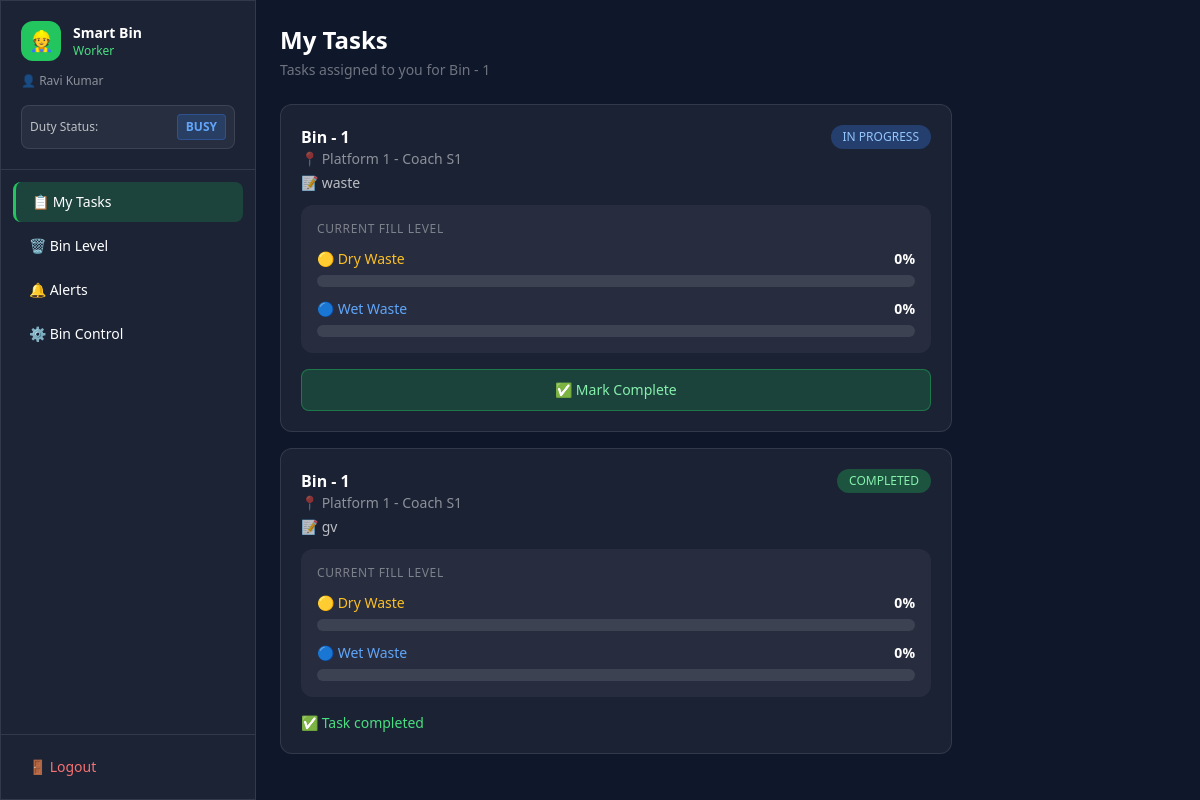
Screenshot of /worker (signed in) with the database file from the repository.
### tables this page shows
CREATE TABLE workers (
            id INTEGER PRIMARY KEY AUTOINCREMENT,
            name TEXT NOT NULL,
            username TEXT UNIQUE NOT NULL,
            password TEXT NOT NULL,
            status TEXT DEFAULT 'available' CHECK(status IN ('available', 'busy', 'offline'))
        , points INTEGER DEFAULT 0);

CREATE TABLE tasks (
            id INTEGER PRIMARY KEY AUTOINCREMENT,
            worker_id INTEGER NOT NULL,
            bin_id INTEGER NOT NULL,
            compartment TEXT NOT NULL,
            description TEXT,
            status TEXT DEFAULT 'pending' CHECK(status IN ('pending', 'in_progress', 'completed')),
            assigned_by TEXT NOT NULL,
            created_at TIMESTAMP DEFAULT CURRENT_TIMESTAMP,
            updated_at TIMESTAMP DEFAULT CURRENT_TIMESTAMP,
            FOREIGN KEY (worker_id) REFERENCES workers(id),
            FOREIGN KEY (bin_id) REFERENCES bins(id)
        );

CREATE TABLE bins (
            id INTEGER PRIMARY KEY AUTOINCREMENT,
            bin_name TEXT NOT NULL,
            location TEXT NOT NULL,
            compartment TEXT NOT NULL,
            dry_level INTEGER DEFAULT 0 CHECK(dry_level BETWEEN 0 AND 100),
            wet_level INTEGER DEFAULT 0 CHECK(wet_level BETWEEN 0 AND 100),
            status TEXT DEFAULT 'normal' CHECK(status IN ('normal', 'full', 'maintenance')),
            last_updated TIMESTAMP DEFAULT CURRENT_TIMESTAMP
        , human_dist INTEGER DEFAULT 0);

### app.py (the view)
@app.route("/worker")
def worker_dashboard():
    if not login_required("worker"):
        return redirect(url_for("login"))
    db    = get_db()
    worker = db.execute("SELECT status FROM workers WHERE id=?", (session["user_id"],)).fetchone()
    tasks = db.execute("""
        SELECT t.*, b.bin_name, b.location, b.dry_level, b.wet_level, b.status as bin_status
        FROM tasks t JOIN bins b ON t.bin_id=b.id
        WHERE t.worker_id=? ORDER BY t.created_at DESC
    """, (session["user_id"],)).fetchall()
    bin_row = db.execute("SELECT * FROM bins WHERE id=1").fetchone()
    alerts  = db.execute("""
        SELECT * FROM alerts WHERE receiver='all' OR receiver='workers'
        ORDER BY created_at DESC LIMIT 20
    """).fetchall()
    db.close()
    return render_template("worker.html",
        tasks=tasks, bin=bin_row, alerts=alerts, name=session["name"], worker_status=worker["status"])

### app.py (called while the page is built)
def login_required(role=None):
    if "user_id" not in session:
        return False
    if role and session.get("role") != role:
        return False
    return True

### database.py (called while the page is built)
def get_db():
    conn = sqlite3.connect(DB_NAME)
    conn.row_factory = sqlite3.Row
    return conn

### templates/worker.html (shortened to what this page needs)
<!DOCTYPE html>
<html lang="en">
<head>
  <script src="https://cdn.tailwindcss.com"></script>
</head>
<body class="min-h-screen text-white flex">
  <aside class="w-64 min-h-screen glass flex-shrink-0 flex flex-col">
    <div class="p-5 border-b border-white/10">
      <div class="flex items-center gap-3">
        <div class="w-10 h-10 bg-green-500 rounded-xl flex items-center justify-center text-xl">👷</div>
        <div><p class="font-bold text-sm">Smart Bin</p><p class="text-green-400 text-xs">Worker</p></div>
      </div>
      <p class="text-white/50 text-xs mt-3">👤 {{ name }}</p>
      <div class="mt-4 flex items-center justify-between bg-white/5 rounded-lg p-2 border border-white/10">
        <span class="text-xs text-white/70">Duty Status:</span>
        <button id="duty-btn" onclick="toggleDuty()" class="text-xs px-2 py-1 rounded font-bold {% if worker_status == 'available' %}bg-green-500/20 text-green-400 border border-green-500/30{% elif worker_status == 'busy' %}bg-blue-500/20 text-blue-400 border border-blue-500/30{% else %}bg-gray-500/20 text-gray-400 border border-gray-500/30{% endif %} hover:opacity-80 transition">
          {{ worker_status|upper }}
        </button>
      </div>
    </div>
    <nav class="flex-1 p-3 space-y-1">
      <button onclick="showSection('tasks')"  id="nav-tasks"  class="sidebar-item active w-full text-left px-4 py-2.5 rounded-lg text-sm flex items-center gap-3">📋 My Tasks</button>
      <button onclick="showSection('bin')"    id="nav-bin"    class="sidebar-item w-full text-left px-4 py-2.5 rounded-lg text-sm flex items-center gap-3">🗑️ Bin Level</button>
      <button onclick="showSection('alerts')" id="nav-alerts" class="sidebar-item w-full text-left px-4 py-2.5 rounded-lg text-sm flex items-center gap-3">
        🔔 Alerts
      </button>
      <button onclick="showSection('control')" id="nav-control" class="sidebar-item w-full text-left px-4 py-2.5 rounded-lg text-sm flex items-center gap-3">⚙️ Bin Control</button>
    </nav>
    <div class="p-3 border-t border-white/10">
      <a href="/logout" class="flex items-center gap-2 px-4 py-2.5 rounded-lg text-sm text-red-400 hover:bg-red-500/10 transition">🚪 Logout</a>
    </div>
  </aside>
  <main class="flex-1 p-6 overflow-y-auto">
    <div id="section-tasks" class="section active">
      <h2 class="text-2xl font-bold mb-1">My Tasks</h2>
      <p class="text-white/40 text-sm mb-6">Tasks assigned to you for Bin - 1</p>
      <div class="space-y-4 max-w-2xl">
        {% for t in tasks %}
        <div class="glass rounded-xl p-5" id="task-card-{{ t.id }}">
          <div class="flex justify-between items-start mb-3">
            <div>
              <p class="font-semibold text-base">{{ t.bin_name }}</p>
              <p class="text-white/50 text-sm">📍 {{ t.location }}</p>
              {% if t.description %}<p class="text-white/70 text-sm mt-1">📝 {{ t.description }}</p>{% endif %}
            </div>
            <span id="status-badge-{{ t.id }}" class="text-xs px-3 py-1 rounded-full whitespace-nowrap font-medium
              {% if t.status=='completed' %}bg-green-500/30 text-green-300
              {% elif t.status=='in_progress' %}bg-blue-500/30 text-blue-300
              {% else %}bg-amber-500/30 text-amber-300{% endif %}">
              {{ t.status|replace('_',' ')|upper }}
            </span>
          </div>
          <div class="bg-white/5 rounded-xl p-4 mb-4 space-y-3">
            <p class="text-xs text-white/40 font-medium uppercase tracking-wider">Current Fill Level</p>
            <div>
              <div class="flex justify-between text-sm mb-1.5">
                <span class="text-amber-400 font-medium">🟡 Dry Waste</span>
                <span id="t-dry-{{ t.id }}" class="font-bold">{{ t.dry_level }}%</span>
              </div>
              <div class="w-full bg-white/10 rounded-full h-3">
              </div>
            </div>
            <div>
              <div class="flex justify-between text-sm mb-1.5">
                <span class="text-blue-400 font-medium">🔵 Wet Waste</span>
                <span id="t-wet-{{ t.id }}" class="font-bold">{{ t.wet_level }}%</span>
              </div>
              <div class="w-full bg-white/10 rounded-full h-3">
              </div>
            </div>
          </div>
          {% if t.status != 'completed' %}
          <div id="actions-{{ t.id }}" class="flex gap-3">
            {% if t.status == 'pending' %}
            <button onclick="updateTask({{ t.id }},'in_progress')"
              class="flex-1 bg-blue-500/20 hover:bg-blue-500/40 border border-blue-500/40 text-blue-300 py-2.5 rounded-lg text-sm transition font-medium">
              ▶️ Start Task
            </button>
            {% elif t.status == 'in_progress' %}
            <button onclick="updateTask({{ t.id }},'completed')"
              class="flex-1 bg-green-500/20 hover:bg-green-500/40 border border-green-500/40 text-green-300 py-2.5 rounded-lg text-sm transition font-medium">
              ✅ Mark Complete
            </button>
            {% endif %}
          </div>
          {% else %}
          <div class="flex items-center gap-2 text-green-400 text-sm font-medium">✅ Task completed</div>
          {% endif %}
        </div>
        {% endfor %}
      </div>
    </div>
  </main>
</body>
</html>

### templates/worker.html (style rules this page uses)
body { background: #0f172a; }
.glass { background: rgba(255,255,255,0.05); border: 1px solid rgba(255,255,255,0.1); }
.sidebar-item.active { background: rgba(34,197,94,0.2); border-left: 3px solid #22c55e; }
.section { display: none; }
.section.active { display: block; }

### rows the page displays
workers: name "Ravi Kumar", status "BUSY"
tasks: bin_name "Bin - 1", location "Platform 1 - Coach S1", description "waste", status "IN PROGRESS", dry_level "0", wet_level "0"
tasks: bin_name "Bin - 1", location "Platform 1 - Coach S1", description "gv", status "COMPLETED", dry_level "0", wet_level "0", shows "✅ Task completed"
